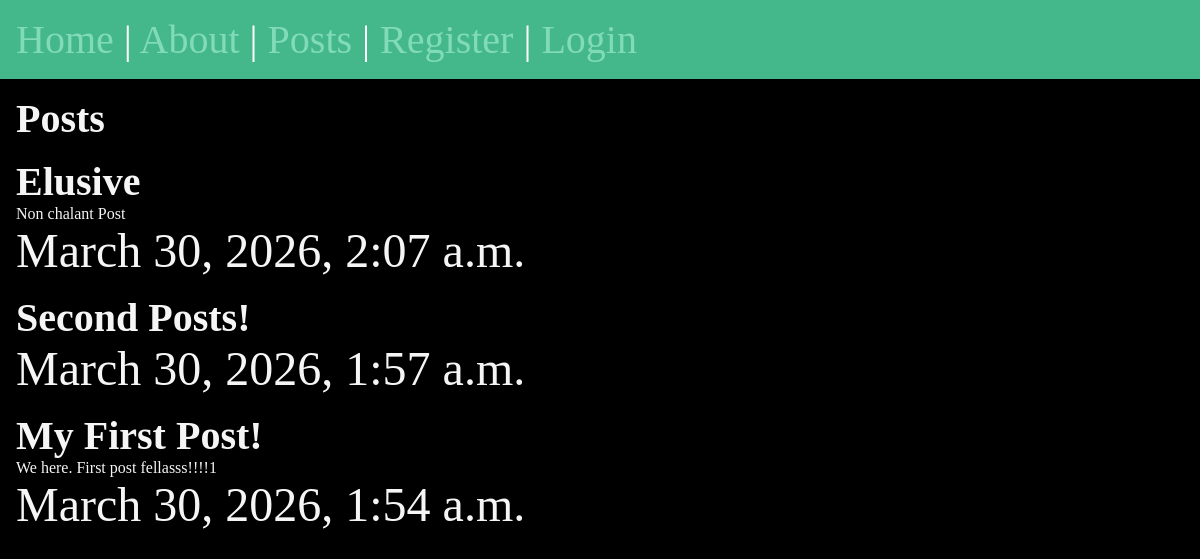
/posts/, run on an earlier commit of the app's database.
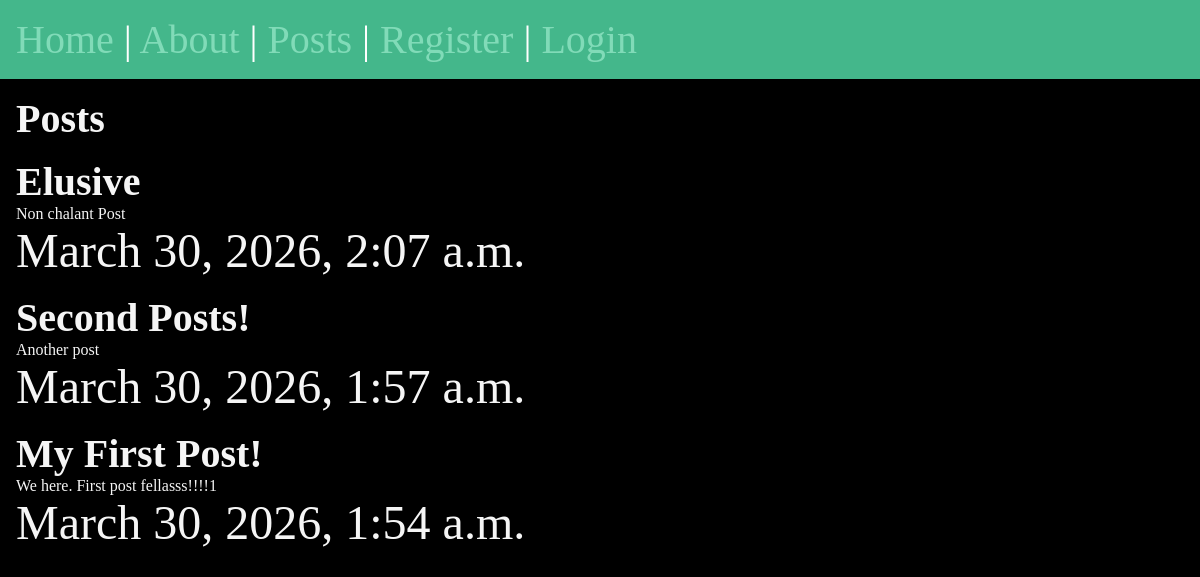
And on a later commit of the database.
### posts/models.py (models this page shows, shortened)
class Post(models.Model):
    title = models.CharField(max_length=75)
    body = models.TextField()
    slug = models.SlugField()
    date = models.DateTimeField(auto_now_add=True)
    banner = models.ImageField(default='fallback.png', blank=True, null=True)

### posts/views.py (the view)
# urls.py: path('', views.posts_list, name="list"),
def posts_list(request):
    posts = Post.objects.all().order_by('-date')
    return render(request, 'posts/posts_lists.html', {'posts': posts})

### posts/templates/posts/posts_lists.html (shortened to what this page needs)
{% extends 'layout.html' %}
{% block content %}
<section>
 <h1>Posts</h1>
    {% for post in posts%}
    <article>
        <h2>{{ post.title }}</h2>
        <p>{{ post.body }}</p>
        <time datetime="{{ post.date }}">{{ post.date }}</time>
    </article>
    {% endfor %}
</section>
{% endblock %}

What changed in the data, as far as the page shows it:
changed Post "Second Posts!": body (not shown) → "Another post"
